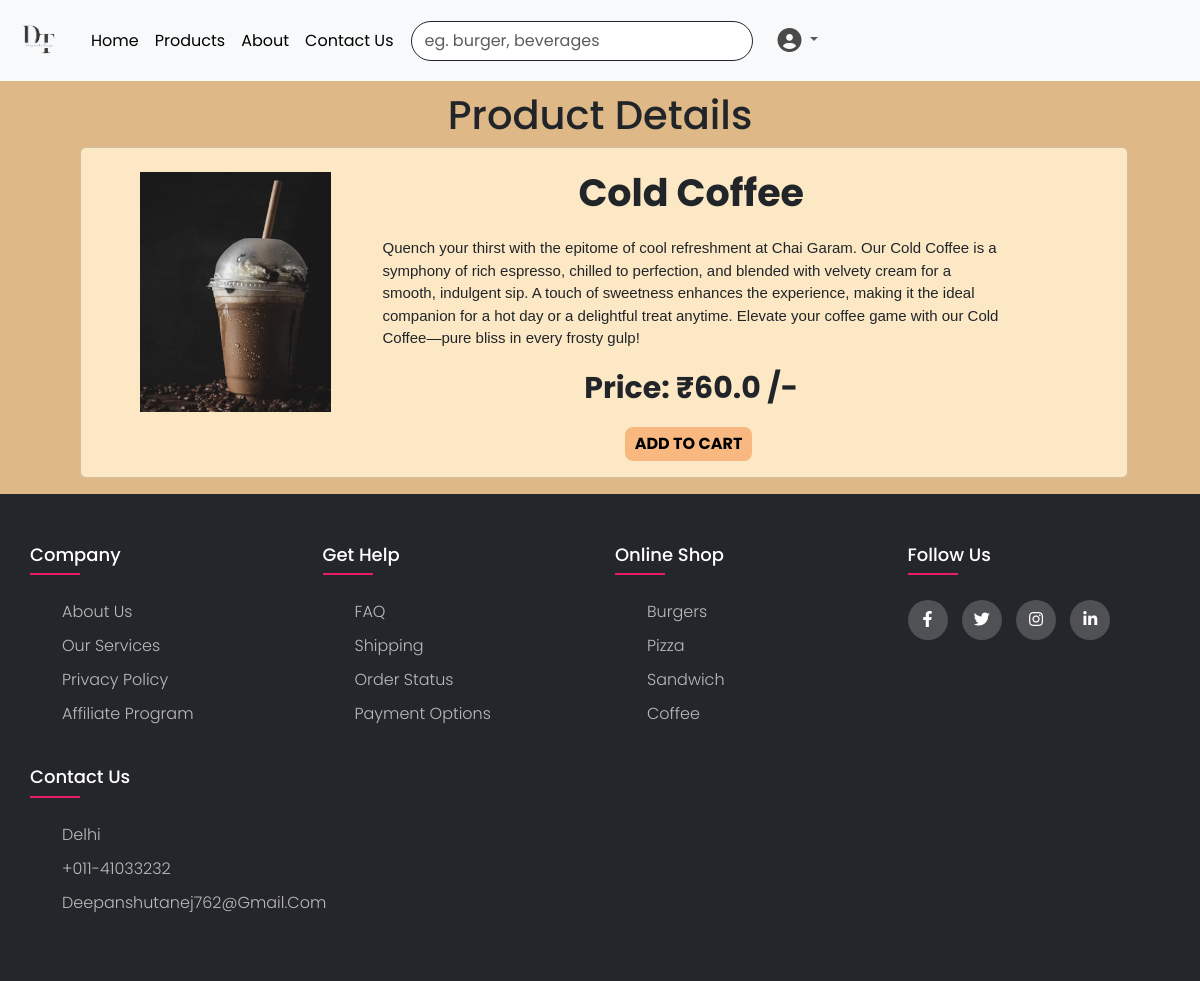
The page /2 (signed in) on the database its author committed.
### test1/models.py (models this page shows, shortened)
class Product(models.Model):
    Title = models.CharField(max_length=30)
    Product_id= models.IntegerField(unique=True)
    Description = models.CharField(max_length=1000)
    price = models.FloatField(max_length=30)
    img = models.ImageField(upload_to='images/')
    category = models.CharField(max_length=30)

### test1/views.py (the view, shortened to what this page needs)
# urls.py: path('<int:pid>', views.details, name='details'),
def details(request,pid):
    if request.user.is_authenticated:
        myproduct = get_object_or_404(Product,pk=pid)
        return render(request,'test1/details.html',{'z':myproduct})

### test1/templates/test1/details.html (shortened to what this page needs)
<!DOCTYPE html>
<html lang="en">
<head>
  {% load static %}
  <link rel="stylesheet" href="{% static 'css/home.css' %}">
  <link href="https://cdn.jsdelivr.net/npm/bootstrap@5.3.1/dist/css/bootstrap.min.css" rel="stylesheet"
>
</head>
<body style="background-color:burlywood;">
  {% include 'test1/navbar.html' %}
  <div>
    <h1 style="text-align: center;margin-top: 10px;">Product Details</h1>
    <div class="card mb-3" style="max-width: 90%; background-color: rgb(252, 232, 196);margin: 0vh 9vh 10vh 10vh;">
      <div class="row g-0">
        <div class="col-md-3">
          <img src="{{z.img.url}}" class="img-fluid rounded-start, card-img-top" alt="image"
            style="max-block-size: 20vw;margin-left: 2vw;margin-top: 3vh;margin-bottom: 3vh;">
        </div>
        <div class="col-md-8">
          <div class="card-body">
            <p style="font-weight: bolder;font-size: 38px;text-align: center;">{{ z.Title }}</p>
            <p style="font-size: 15px;font-family:Arial, Helvetica, sans-serif;margin:2vh 2vw">
              {{z.Description}}</p>
            <p style="font-size: 30px;font-weight: bold;text-align: center;">Price: ₹{{ z.price }} /-</p>
            <button type="button" class="btn, btn1">ADD TO CART</button>
          </div>
        </div>
      </div>
    </div>
  </div>
  {% include 'test1/footer.html' %}
</body>
</html>

### test1/static/css/home.css (style rules this page uses)
.card-img-top { margin-top: 7px; max-width: 250px; height: 200px; overflow: hidden; aspect-ratio: 1/3; object-fit: contain; }
.btn1 { background-color: rgb(248, 184, 128); font-weight: bolder; border: none; padding: 5px 10px; border-radius: 8px; }

### test1/static/css/style.css (style rules this page uses)
body { line-height: 1.5; font-family: 'Poppins', sans-serif; }
* { margin:0; padding:0; box-sizing: border-box; }
.row { display: flex; flex-wrap: wrap; }

### test1/templates/test1/details.html (style rules this page uses)
.btn1 { margin-left: 40%; }

### rows shown on the page
Product: img (picture), Title "Cold Coffee", Description "Quench your thirst with the epitome of cool refreshment at Chai Garam. Our Cold Coffee is a symphony of rich espresso, chilled to perfection, and blended with velvety cream for a smooth, indulgent sip. A touch of sweetness enhances the experience, making it the ideal companion for a hot day or a delightful treat anytime. Elevate your coffee game with our Cold Coffee—pure bliss in every frosty gulp!", price "60.0"
